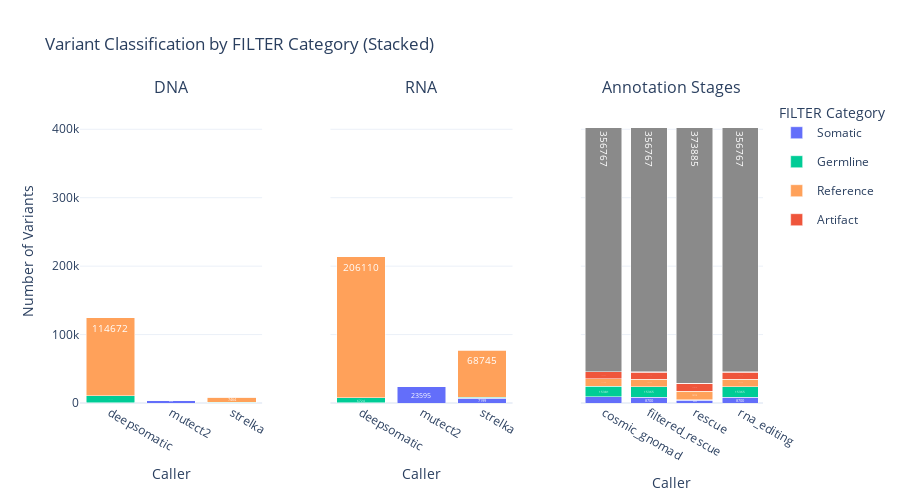
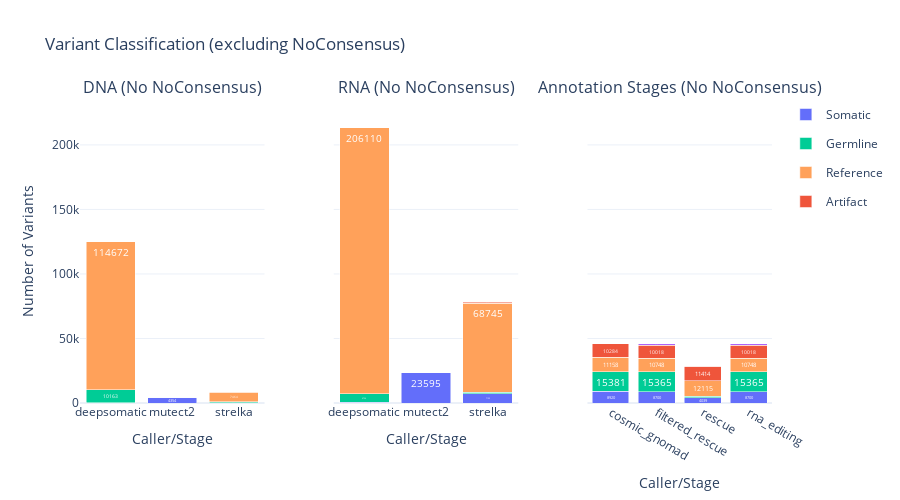

Write notebook code for charts like these, in order.
### Markdown cell above
### Plot 4: Filter Status

### Code cell
visualizer.plot_filter_status()

### Figure 1 — Plotly figure (JSON) as saved in the notebook; plotly's stock layout.template omitted (floating-point values rounded to 4 significant figures)
{"data": [{"hovertemplate": "<b>%{x}</b><br>Somatic: %{y}<extra></extra>", "legendgroup": "Somatic", "marker": {"color": "#636EFA"}, "name": "Somatic", "showlegend": true, "text": ["93", "4354", "182"], "textfont": {"color": "white", "size": 10}, "textposition": "inside", "type": "bar", "x": ["deepsomatic", "mutect2", "strelka"], "xaxis": "x", "y": [93, 4354, 182], "yaxis": "y"}, {"hovertemplate": "<b>%{x}</b><br>Germline: %{y}<extra></extra>", "legendgroup": "Germline", "marker": {"color": "#00CC96"}, "name": "Germline", "showlegend": true, "text": ["10163", "0", "861"], "textfont": {"color": "white", "size": 10}, "textposition": "inside", "type": "bar", "x": ["deepsomatic", "mutect2", "strelka"], "xaxis": "x", "y": [10163, 0, 861], "yaxis": "y"}, {"hovertemplate": "<b>%{x}</b><br>Reference: %{y}<extra></extra>", "legendgroup": "Reference", "marker": {"color": "#FFA15A"}, "name": "Reference", "showlegend": true, "text": ["114672", "0", "7464"], "textfont": {"color": "white", "size": 10}, "textposition": "inside", "type": "bar", "x": ["deepsomatic", "mutect2", "strelka"], "xaxis": "x", "y": [114672, 0, 7464], "yaxis": "y"}, {"hovertemplate": "<b>%{x}</b><br>Artifact: %{y}<extra></extra>", "legendgroup": "Artifact", "marker": {"color": "#EF553B"}, "name": "Artifact", "showlegend": true, "text": ["0", "0", "55"], "textfont": {"color": "white", "size": 10}, "textposition": "inside", "type": "bar", "x": ["deepsomatic", "mutect2", "strelka"], "xaxis": "x", "y": [0, 0, 55], "yaxis": "y"}, {"hovertemplate": "<b>%{x}</b><br>Somatic: %{y}<extra></extra>", "legendgroup": "Somatic", "marker": {"color": "#636EFA"}, "name": "Somatic", "showlegend": false, "text": ["610", "23595", "7199"], "textfont": {"color": "white", "size": 10}, "textposition": "inside", "type": "bar", "x": ["deepsomatic", "mutect2", "strelka"], "xaxis": "x2", "y": [610, 23595, 7199], "yaxis": "y2"}, {"hovertemplate": "<b>%{x}</b><br>Germline: %{y}<extra></extra>", "legendgroup": "Germline", "marker": {"color": "#00CC96"}, "name": "Germline", "showlegend": false, "text": ["6724", "0", "1187"], "textfont": {"color": "white", "size": 10}, "textposition": "inside", "type": "bar", "x": ["deepsomatic", "mutect2", "strelka"], "xaxis": "x2", "y": [6724, 0, 1187], "yaxis": "y2"}, {"hovertemplate": "<b>%{x}</b><br>Reference: %{y}<extra></extra>", "legendgroup": "Reference", "marker": {"color": "#FFA15A"}, "name": "Reference", "showlegend": false, "text": ["206110", "0", "68745"], "textfont": {"color": "white", "size": 10}, "textposition": "inside", "type": "bar", "x": ["deepsomatic", "mutect2", "strelka"], "xaxis": "x2", "y": [206110, 0, 68745], "yaxis": "y2"}, {"hovertemplate": "<b>%{x}</b><br>Artifact: %{y}<extra></extra>", "legendgroup": "Artifact", "marker": {"color": "#EF553B"}, "name": "Artifact", "showlegend": false, "text": ["0", "0", "917"], "textfont": {"color": "white", "size": 10}, "textposition": "inside", "type": "bar", "x": ["deepsomatic", "mutect2", "strelka"], "xaxis": "x2", "y": [0, 0, 917], "yaxis": "y2"}, {"hovertemplate": "<b>%{x}</b><br>Somatic: %{y}<extra></extra>", "legendgroup": "Somatic", "marker": {"color": "#636EFA"}, "name": "Somatic", "showlegend": false, "text": ["8920", "8700", "4039", "8700"], "textfont": {"color": "white", "size": 10}, "textposition": "inside", "type": "bar", "x": ["cosmic_gnomad", "filtered_rescue", "rescue", "rna_editing"], "xaxis": "x3", "y": [8920, 8700, 4039, 8700], "yaxis": "y3"}, {"hovertemplate": "<b>%{x}</b><br>Germline: %{y}<extra></extra>", "legendgroup": "Germline", "marker": {"color": "#00CC96"}, "name": "Germline", "showlegend": false, "text": ["15381", "15365", "1058", "15365"], "textfont": {"color": "white", "size": 10}, "textposition": "inside", "type": "bar", "x": ["cosmic_gnomad", "filtered_rescue", "rescue", "rna_editing"], "xaxis": "x3", "y": [15381, 15365, 1058, 15365], "yaxis": "y3"}, {"hovertemplate": "<b>%{x}</b><br>Reference: %{y}<extra></extra>", "legendgroup": "Reference", "marker": {"color": "#FFA15A"}, "name": "Reference", "showlegend": false, "text": ["11158", "10748", "12115", "10748"], "textfont": {"color": "white", "size": 10}, "textposition": "inside", "type": "bar", "x": ["cosmic_gnomad", "filtered_rescue", "rescue", "rna_editing"], "xaxis": "x3", "y": [11158, 10748, 12115, 10748], "yaxis": "y3"}, {"hovertemplate": "<b>%{x}</b><br>Artifact: %{y}<extra></extra>", "legendgroup": "Artifact", "marker": {"color": "#EF553B"}, "name": "Artifact", "showlegend": false, "text": ["10284", "10018", "11414", "10018"], "textfont": {"color": "white", "size": 10}, "textposition": "inside", "type": "bar", "x": ["cosmic_gnomad", "filtered_rescue", "rescue", "rna_editing"], "xaxis": "x3", "y": [10284, 10018, 11414, 10018], "yaxis": "y3"}, {"hovertemplate": "<b>%{x}</b><br>RNA_Edit: %{y}<extra></extra>", "legendgroup": "RNA_Edit", "marker": {"color": "#AB63FA"}, "name": "RNA_Edit", "showlegend": false, "text": ["0", "912", "0", "912"], "textfont": {"color": "white", "size": 10}, "textposition": "inside", "type": "bar", "x": ["cosmic_gnomad", "filtered_rescue", "rescue", "rna_editing"], "xaxis": "x3", "y": [0, 912, 0, 912], "yaxis": "y3"}, {"hovertemplate": "<b>%{x}</b><br>NoConsensus: %{y}<extra></extra>", "legendgroup": "NoConsensus", "marker": {"color": "#8A8A8A"}, "name": "NoConsensus", "showlegend": false, "text": ["356767", "356767", "373885", "356767"], "textfont": {"color": "white", "size": 10}, "textposition": "inside", "type": "bar", "x": ["cosmic_gnomad", "filtered_rescue", "rescue", "rna_editing"], "xaxis": "x3", "y": [356767, 356767, 373885, 356767], "yaxis": "y3"}], "layout": {"annotations": [{"font": {"size": 16}, "showarrow": false, "text": "DNA", "x": 0.1333, "xanchor": "center", "xref": "paper", "y": 1, "yanchor": "bottom", "yref": "paper"}, {"font": {"size": 16}, "showarrow": false, "text": "RNA", "x": 0.5, "xanchor": "center", "xref": "paper", "y": 1, "yanchor": "bottom", "yref": "paper"}, {"font": {"size": 16}, "showarrow": false, "text": "Annotation Stages", "x": 0.8667, "xanchor": "center", "xref": "paper", "y": 1, "yanchor": "bottom", "yref": "paper"}], "barmode": "stack", "height": 500, "legend": {"orientation": "v", "title": {"text": "FILTER Category"}, "x": 1.02, "xanchor": "left", "y": 1, "yanchor": "top"}, "showlegend": true, "title": {"text": "Variant Classification by FILTER Category (Stacked)"}, "xaxis": {"anchor": "y", "domain": [0, 0.2667], "title": {"text": "Caller"}}, "xaxis2": {"anchor": "y2", "domain": [0.3667, 0.6333], "title": {"text": "Caller"}}, "xaxis3": {"anchor": "y3", "domain": [0.7333, 1], "title": {"text": "Caller"}}, "yaxis": {"anchor": "x", "domain": [0, 1], "range": [0, 442800.0], "title": {"text": "Number of Variants"}}, "yaxis2": {"anchor": "x2", "domain": [0, 1], "matches": "y", "range": [0, 442800.0], "showticklabels": false}, "yaxis3": {"anchor": "x3", "domain": [0, 1], "matches": "y", "range": [0, 442800.0], "showticklabels": false}}}

### Figure 2 — Plotly figure (JSON) as saved in the notebook; plotly's stock layout.template omitted (floating-point values rounded to 4 significant figures)
{"data": [{"legendgroup": "Somatic", "marker": {"color": "#636EFA"}, "name": "Somatic", "showlegend": true, "text": ["93", "4354", "182"], "textfont": {"color": "white", "size": 10}, "textposition": "inside", "type": "bar", "x": ["deepsomatic", "mutect2", "strelka"], "xaxis": "x", "y": [93, 4354, 182], "yaxis": "y"}, {"legendgroup": "Germline", "marker": {"color": "#00CC96"}, "name": "Germline", "showlegend": true, "text": ["10163", "0", "861"], "textfont": {"color": "white", "size": 10}, "textposition": "inside", "type": "bar", "x": ["deepsomatic", "mutect2", "strelka"], "xaxis": "x", "y": [10163, 0, 861], "yaxis": "y"}, {"legendgroup": "Reference", "marker": {"color": "#FFA15A"}, "name": "Reference", "showlegend": true, "text": ["114672", "0", "7464"], "textfont": {"color": "white", "size": 10}, "textposition": "inside", "type": "bar", "x": ["deepsomatic", "mutect2", "strelka"], "xaxis": "x", "y": [114672, 0, 7464], "yaxis": "y"}, {"legendgroup": "Artifact", "marker": {"color": "#EF553B"}, "name": "Artifact", "showlegend": true, "text": ["0", "0", "55"], "textfont": {"color": "white", "size": 10}, "textposition": "inside", "type": "bar", "x": ["deepsomatic", "mutect2", "strelka"], "xaxis": "x", "y": [0, 0, 55], "yaxis": "y"}, {"legendgroup": "Somatic", "marker": {"color": "#636EFA"}, "name": "Somatic", "showlegend": false, "text": ["610", "23595", "7199"], "textfont": {"color": "white", "size": 10}, "textposition": "inside", "type": "bar", "x": ["deepsomatic", "mutect2", "strelka"], "xaxis": "x2", "y": [610, 23595, 7199], "yaxis": "y2"}, {"legendgroup": "Germline", "marker": {"color": "#00CC96"}, "name": "Germline", "showlegend": false, "text": ["6724", "0", "1187"], "textfont": {"color": "white", "size": 10}, "textposition": "inside", "type": "bar", "x": ["deepsomatic", "mutect2", "strelka"], "xaxis": "x2", "y": [6724, 0, 1187], "yaxis": "y2"}, {"legendgroup": "Reference", "marker": {"color": "#FFA15A"}, "name": "Reference", "showlegend": false, "text": ["206110", "0", "68745"], "textfont": {"color": "white", "size": 10}, "textposition": "inside", "type": "bar", "x": ["deepsomatic", "mutect2", "strelka"], "xaxis": "x2", "y": [206110, 0, 68745], "yaxis": "y2"}, {"legendgroup": "Artifact", "marker": {"color": "#EF553B"}, "name": "Artifact", "showlegend": false, "text": ["0", "0", "917"], "textfont": {"color": "white", "size": 10}, "textposition": "inside", "type": "bar", "x": ["deepsomatic", "mutect2", "strelka"], "xaxis": "x2", "y": [0, 0, 917], "yaxis": "y2"}, {"legendgroup": "Somatic", "marker": {"color": "#636EFA"}, "name": "Somatic", "showlegend": false, "text": ["8920", "8700", "4039", "8700"], "textfont": {"color": "white", "size": 10}, "textposition": "inside", "type": "bar", "x": ["cosmic_gnomad", "filtered_rescue", "rescue", "rna_editing"], "xaxis": "x3", "y": [8920, 8700, 4039, 8700], "yaxis": "y3"}, {"legendgroup": "Germline", "marker": {"color": "#00CC96"}, "name": "Germline", "showlegend": false, "text": ["15381", "15365", "1058", "15365"], "textfont": {"color": "white", "size": 10}, "textposition": "inside", "type": "bar", "x": ["cosmic_gnomad", "filtered_rescue", "rescue", "rna_editing"], "xaxis": "x3", "y": [15381, 15365, 1058, 15365], "yaxis": "y3"}, {"legendgroup": "Reference", "marker": {"color": "#FFA15A"}, "name": "Reference", "showlegend": false, "text": ["11158", "10748", "12115", "10748"], "textfont": {"color": "white", "size": 10}, "textposition": "inside", "type": "bar", "x": ["cosmic_gnomad", "filtered_rescue", "rescue", "rna_editing"], "xaxis": "x3", "y": [11158, 10748, 12115, 10748], "yaxis": "y3"}, {"legendgroup": "Artifact", "marker": {"color": "#EF553B"}, "name": "Artifact", "showlegend": false, "text": ["10284", "10018", "11414", "10018"], "textfont": {"color": "white", "size": 10}, "textposition": "inside", "type": "bar", "x": ["cosmic_gnomad", "filtered_rescue", "rescue", "rna_editing"], "xaxis": "x3", "y": [10284, 10018, 11414, 10018], "yaxis": "y3"}, {"legendgroup": "RNA_Edit", "marker": {"color": "#AB63FA"}, "name": "RNA_Edit", "showlegend": false, "text": ["0", "912", "0", "912"], "textfont": {"color": "white", "size": 10}, "textposition": "inside", "type": "bar", "x": ["cosmic_gnomad", "filtered_rescue", "rescue", "rna_editing"], "xaxis": "x3", "y": [0, 912, 0, 912], "yaxis": "y3"}], "layout": {"annotations": [{"font": {"size": 16}, "showarrow": false, "text": "DNA (No NoConsensus)", "x": 0.1333, "xanchor": "center", "xref": "paper", "y": 1, "yanchor": "bottom", "yref": "paper"}, {"font": {"size": 16}, "showarrow": false, "text": "RNA (No NoConsensus)", "x": 0.5, "xanchor": "center", "xref": "paper", "y": 1, "yanchor": "bottom", "yref": "paper"}, {"font": {"size": 16}, "showarrow": false, "text": "Annotation Stages (No NoConsensus)", "x": 0.8667, "xanchor": "center", "xref": "paper", "y": 1, "yanchor": "bottom", "yref": "paper"}], "barmode": "stack", "height": 500, "showlegend": true, "title": {"text": "Variant Classification (excluding NoConsensus)"}, "xaxis": {"anchor": "y", "domain": [0, 0.2667], "title": {"text": "Caller/Stage"}}, "xaxis2": {"anchor": "y2", "domain": [0.3667, 0.6333], "title": {"text": "Caller/Stage"}}, "xaxis3": {"anchor": "y3", "domain": [0.7333, 1], "title": {"text": "Caller/Stage"}}, "yaxis": {"anchor": "x", "domain": [0, 1], "range": [0, 234800.0], "title": {"text": "Number of Variants"}}, "yaxis2": {"anchor": "x2", "domain": [0, 1], "matches": "y", "range": [0, 234800.0], "showticklabels": false}, "yaxis3": {"anchor": "x3", "domain": [0, 1], "matches": "y", "range": [0, 234800.0], "showticklabels": false}}}
